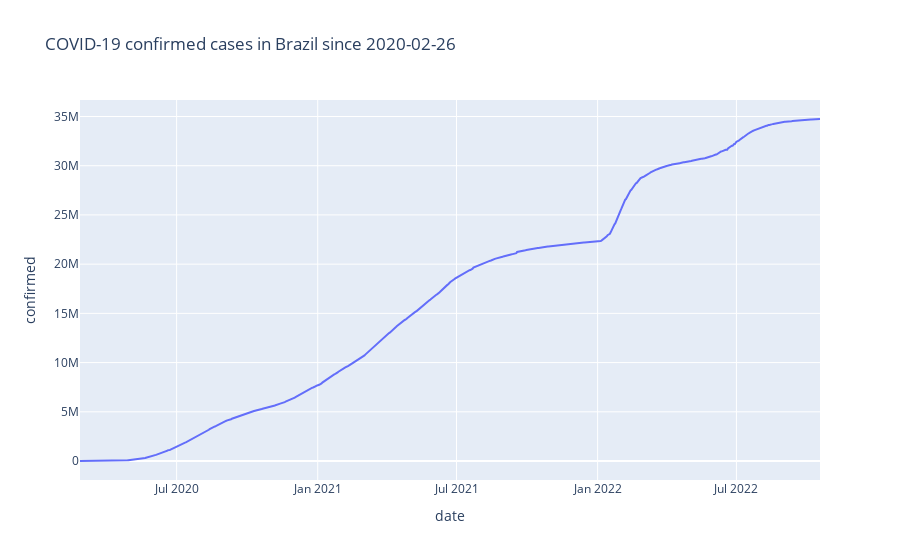

Notebook code for this chart:
### Markdown cell above
## Confirmed Cases

### Code cell
# COVID-19 confirmed cases in Brazil since 2020-02-26
px.line(covid19_df, 'date', 'confirmed', title='COVID-19 confirmed cases in Brazil since 2020-02-26')

### Figure 1 — Plotly figure (JSON) as saved in the notebook; plotly's stock layout.template omitted (floating-point values rounded to 4 significant figures; data arrays with more than 128 entries replaced by an {"elided": "..."} marker saying what was removed)
{"data": [{"hovertemplate": "date=%{x}<br>confirmed=%{y}<extra></extra>", "legendgroup": "", "line": {"color": "#636efa", "dash": "solid"}, "marker": {"symbol": "circle"}, "mode": "lines", "name": "", "orientation": "v", "showlegend": false, "type": "scatter", "x": {"elided": "966 str values"}, "xaxis": "x", "y": {"elided": "966 int values"}, "yaxis": "y"}], "layout": {"legend": {"tracegroupgap": 0}, "title": {"text": "COVID-19 confirmed cases in Brazil since 2020-02-26"}, "xaxis": {"anchor": "y", "domain": [0, 1], "title": {"text": "date"}}, "yaxis": {"anchor": "x", "domain": [0, 1], "title": {"text": "confirmed"}}}}
